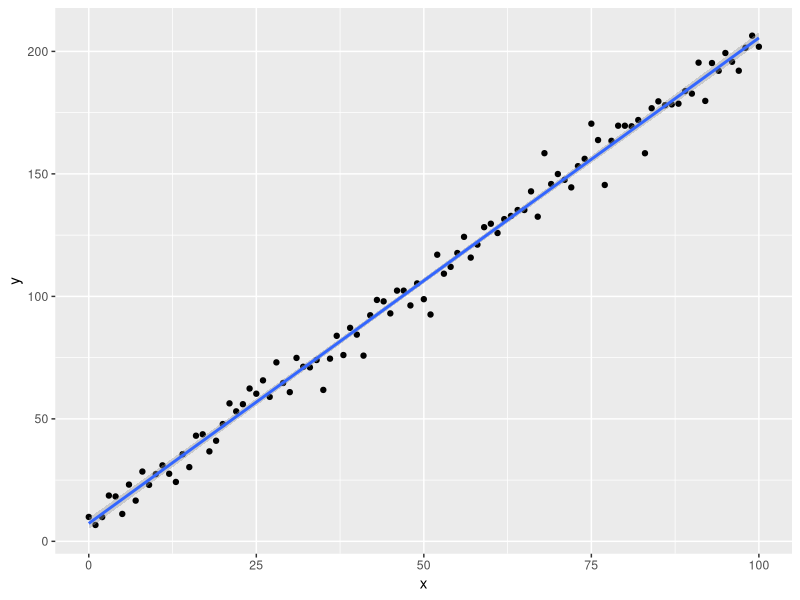

Source code (R):
## ---- chunk 1
# R setup can go here
# # for pdf output add this after the title:
# author:
#   - name: Sarah Walpole
#     affiliation: '1'
#     # If corresponding author (only one corresponding author per manuscript)
#     email: example@example.ac.uk
#   - name: Mark Green
#     affiliation: '2'
#   - name: Robin Lovelace
#     affiliation: '3'
# affiliation:
#   - id: '1'
#     city: London
#     country: UK
#   - id: '2' 
#     city: Liverpool
#     country: UK
#   - id: '3' 
#     city: Leeds
#     country: UK
# output: rticles::plos_article

## ---- chunk 2
require("ggplot2")
x <- 0:100
y <- 2 * (x + rnorm(length(x), sd = 3) + 3)
ggplot(data = data.frame(x, y), 
       aes(x = x, y = y)) + 
  geom_point() + 
  geom_smooth(method = "lm")
